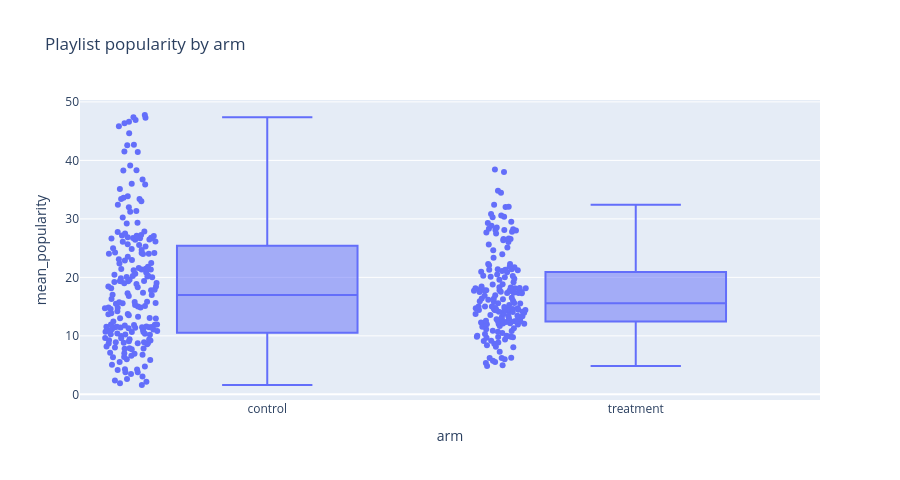

Write notebook code for a chart like this one.
### Code cell
ctrl_pop = ctrl_pl["mean_popularity"].to_numpy()
treat_pop = treat_pl["mean_popularity"].to_numpy()
t_stat, t_p = stats.ttest_ind(treat_pop, ctrl_pop, equal_var=False)
_, u_p = stats.mannwhitneyu(treat_pop, ctrl_pop, alternative="two-sided")
pooled_sd = np.sqrt(((treat_pop.std(ddof=1) ** 2) + (ctrl_pop.std(ddof=1) ** 2)) / 2)
cohens_d = (treat_pop.mean() - ctrl_pop.mean()) / pooled_sd if pooled_sd > 0 else 0.0


def bootstrap_ci(a, b, n_iter=5000, seed=SEED):
    rng = np.random.default_rng(seed)
    diffs = [
        rng.choice(a, len(a), replace=True).mean()
        - rng.choice(b, len(b), replace=True).mean()
        for _ in range(n_iter)
    ]
    return float(np.percentile(diffs, 2.5)), float(np.percentile(diffs, 97.5))


ci_low, ci_high = bootstrap_ci(treat_pop, ctrl_pop)
pop_result = {
    "control_mean": float(ctrl_pop.mean()),
    "treatment_mean": float(treat_pop.mean()),
    "diff": float(treat_pop.mean() - ctrl_pop.mean()),
    "ci": (ci_low, ci_high),
    "welch_p": float(t_p),
    "mannwhitney_p": float(u_p),
    "cohens_d": float(cohens_d),
}
for k, v in pop_result.items():
    print(f"  {k} = {v}")

fig = px.box(
    pd.concat([ctrl_pl.assign(arm="control"), treat_pl.assign(arm="treatment")]),
    x="arm",
    y="mean_popularity",
    points="all",
    title="Playlist popularity by arm",
)
fig.update_layout(height=480)
fig.show()

### Figure 1 — Plotly figure (JSON) as saved in the notebook; plotly's stock layout.template omitted (floating-point values rounded to 4 significant figures; data arrays with more than 128 entries replaced by an {"elided": "..."} marker saying what was removed)
{"data": [{"alignmentgroup": "True", "boxpoints": "all", "hovertemplate": "arm=%{x}<br>mean_popularity=%{y}<extra></extra>", "legendgroup": "", "marker": {"color": "#636efa"}, "name": "", "notched": false, "offsetgroup": "", "orientation": "v", "showlegend": false, "type": "box", "x": {"elided": "380 str values"}, "x0": " ", "xaxis": "x", "y": {"elided": "380 float values"}, "y0": " ", "yaxis": "y"}], "layout": {"boxmode": "group", "height": 480, "legend": {"tracegroupgap": 0}, "title": {"text": "Playlist popularity by arm"}, "xaxis": {"anchor": "y", "domain": [0, 1], "title": {"text": "arm"}}, "yaxis": {"anchor": "x", "domain": [0, 1], "title": {"text": "mean_popularity"}}}}
